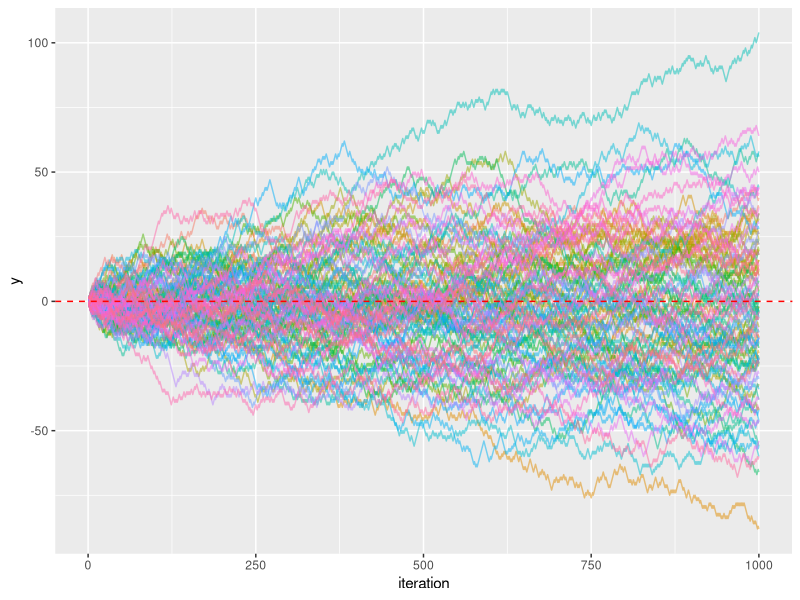
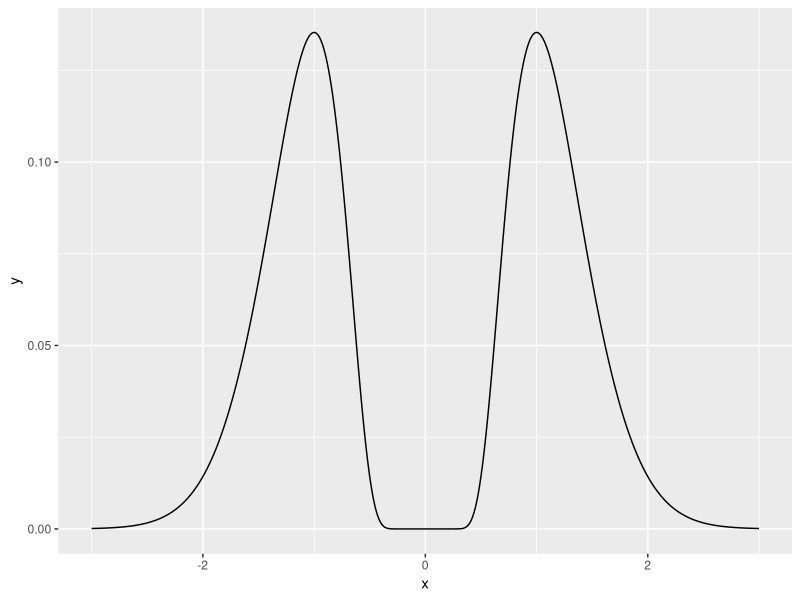
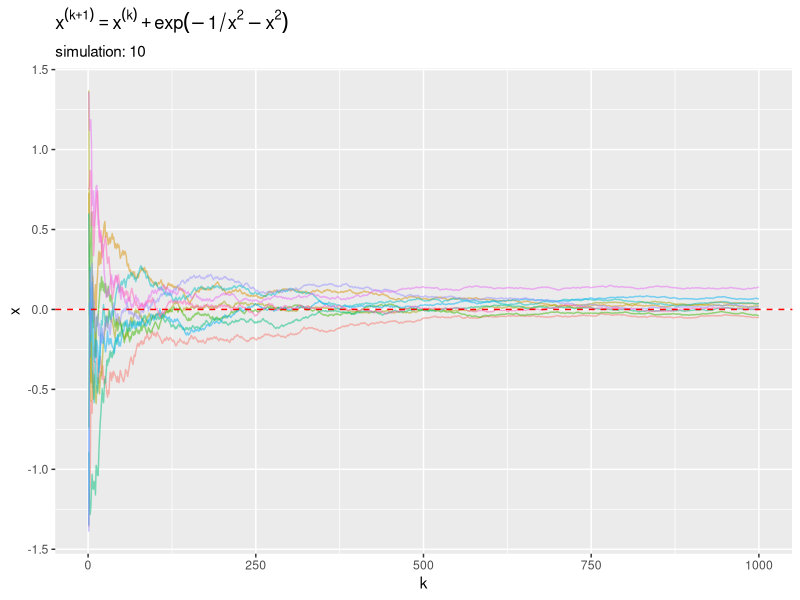

Write R code to recreate these figures, in order.

# Chapter 3 マルコフ連鎖モンテカルロ法の一般論 ---------------------------------------------

# 利用パッケージ
library(tidyverse)


# 3.1 マルコフ連鎖 --------------------------------------------------------------

### 表3.1

# 繰り返し回数を指定
n_iter <- 1000

# シミュレーション回数を指定
n_simu <- 100

# 確率を指定
p <- 0.5

# シミュレーション
res_df <- tibble() # 初期化
for(s in 1:n_simu) {
  # サンプルを生成
  tmp_df <- tibble(
    x = sample(x = c(1, -1), size = n_iter, replace = TRUE, prob = c(p, 1 - p)), 
    iteration = 1:n_iter, 
    simulation = as.factor(s)
  ) %>% 
    dplyr::mutate(y = cumsum(x)) # k番目までの合計
  
  # 結果を結合
  res_df <- rbind(res_df, tmp_df)
  
  # 途中経過を表示
  print(paste0("simuration: ", s, ", y = ", tmp_df[["y"]][n_iter]))
}

# 作図
ggplot(res_df, aes(x = iteration, y = y, color = simulation)) + 
  geom_line(alpha = 0.5) + # yの推移
  geom_hline(aes(yintercept = 0), linetype = "dashed", color = "red") + # 期待値
  theme(legend.position = "none") # 凡例


# 3.2 規約性 -----------------------------------------------------------------

### ？

# 定数を指定
c <- 3

# xの分布を確認
f_df <- tibble(
  x = seq(-c, c, 0.01), 
  y = exp(-1 / x^2 - x^2)
)
ggplot(f_df, aes(x = x, y = y)) + 
  geom_line()


# 繰り返し回数を指定
K <- 1000

# シミュレーション回数を指定
n_simu <- 10

# 描画範囲を生成
x <- seq(-c, c, 0.01)

# 確率分布を計算
P_x <- exp(-1 / x^2 - x^2)

# シミュレーション
res_df <- tibble() # 初期化
for(s in 1:n_simu) {
  # サンプルを生成
  tmp_df <- tibble(
    delta_x = sample(x = x, size = n_iter, replace = TRUE, prob = P_x), 
    k = 1:K, 
    simulation = as.factor(s)
  ) %>% 
    dplyr::mutate(x = cumsum(delta_x) / k) # k番目までの合計
  
  # 結果を結合
  res_df <- rbind(res_df, tmp_df)
  
  # 途中経過を表示
  print(paste0("simuration: ", s, ", y = ", tmp_df[["x"]][K]))
}

# 作図
ggplot(res_df, aes(x = k, y = x, color = simulation)) + 
  geom_line(alpha = 0.5) + # yの推移
  geom_hline(aes(yintercept = 0), linetype = "dashed", color = "red") + # 期待値
  theme(legend.position = "none") + # 凡例
  labs(title = expression(x^(k+1) == x^(k) + exp(-1 / x^2 - x^2)), 
       subtitle = paste0("simulation: ", n_simu), 
       x = "k")

